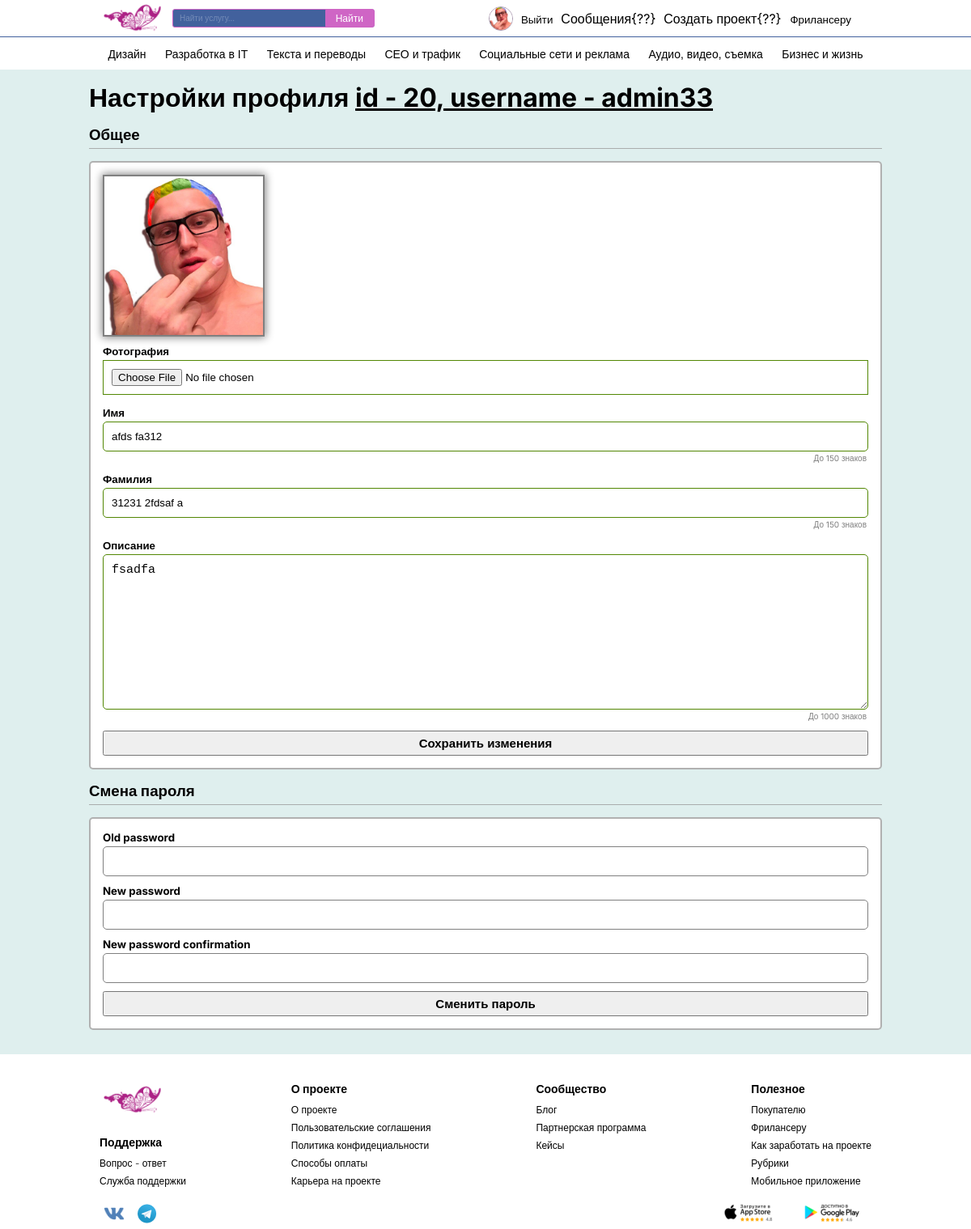
Page /users/myprofile/settings/ (signed in) on the committed database.
### usersApp/models.py (models this page shows)
class User(AbstractUser):
    avatar = models.ImageField(upload_to="avatars", null=False, default="avatars/avatar.png")
    description = models.CharField(max_length=1000, null=True)
    pass
    def __str__(self) -> str:
        return f"id - {self.id}, username - {self.username}"

### usersApp/views.py (the view, shortened to what this page needs)
# urls.py: path("myprofile/settings/", editProfileView.as_view(), name="user_settings"),
class editProfileView(View):
    template_name = 'usersApp/template/user_settings.html'
    @if_login
    def get(self, request):
        user = User.objects.get(username=request.user.username)
        context = {
            'MainSettingsForm':MainSettingsForm(initial={
                "first_name":user.first_name,
                "last_name":user.last_name,
                "description":user.description
                }),
            'ChangePasswordForm':ChangePasswordForm(user),
        }
        return render(request, self.template_name, context)

### usersApp/forms.py
class MainSettingsForm(forms.ModelForm):
    avatar = forms.ImageField(required=False, label='Фотография', widget=forms.FileInput(attrs={'class':'imgfield'}))
    first_name = forms.CharField(required=False, help_text='До 150 знаков', label='Имя', min_length=1, max_length=150, widget=forms.TextInput(attrs={"placeholder":'Имя'}))
    last_name = forms.CharField(required=False, help_text='До 150 знаков', label='Фамилия', min_length=1, max_length=150, widget=forms.TextInput(attrs={"placeholder":'Фамилия'}))
    description = forms.CharField(required=False, help_text='До 1000 знаков',label='Описание', min_length=1, max_length=1000, widget=forms.Textarea(attrs={"placeholder":'Описание'}))
    class Meta:
        model = User
        fields = ('avatar', 'first_name', 'last_name', 'description')

class ChangePasswordForm(PasswordChangeForm):
    class Meta:
        model = User
        fields = ('old_password',"new_password1","new_password2")

### tools.py (called while the page is built)
def if_login(func):
    def wrapper(*args, **kwargs) -> None:
        print(args)
        if args[1].user.is_authenticated:
            print('Реквест есть')
            result = func(*args,**kwargs)
            print('Обертка отработала')
            return result
        else: return redirect('login')
    return wrapper

### usersApp/template/user_settings.html (shortened to what this page needs)
{% extends 'mainApp/layout.html' %}
{% load static %}
{% block title %}
<link rel="stylesheet" href={% static "user_settings.css" %}>
{% endblock %}
{% block content %}
<div class="background">
    <div class="container">
        <h1>Настройки профиля <a href="{% url 'myprofile' %}">{{ user }}</a></h1>
        <h3>Общее</h3>
        <form action="" method='post' enctype="multipart/form-data">
            <img class='avatar' src="{{ user.avatar.url }}" alt="аватар">
            {% for field in MainSettingsForm%}
            <div class="input">
                <h5>{{ field.label }}</h5>
                {{ field }}
                <p>{{ field.help_text }}</p>
            </div>
            {% endfor%}
            <button>Сохранить изменения</button>
        </form>
        <h3>Смена пароля</h3>
        <form action="" method='post'>
            {% for field in ChangePasswordForm %}
            <div class="input">
                <h5>{{ field.label}}</h5>
                {{ field }}
            </div>
            {% endfor %}
            <button>Сменить пароль</button>
        </form>
    </div>
</div>
{% endblock %}

### mainApp/templates/mainApp/layout.html (shortened to what this page needs)
{% load static %}
<!DOCTYPE html>
<html lang="ru">
<head>
    <link rel="stylesheet" href={% static "mainApp\css\layout.css" %}>
    {% block title %}{% endblock %}
</head>
<body>
    <header class="header" id="burgerH">
        <div class="header1">
            <div class="header11">
                <div class="mainmenu">
                    <div class="mainlogosearch">
                        <div class="logo">
                            <a href="{% url 'main' %}"><img src={% static "mainApp/img/logo.png" %} alt="Logo"></a>
                        </div>
                        <div class="searchbox">
                            <form action="" class="search_bar">
                                <input type="text" placeholder="Найти услугу..." class="searchinput">
                                <button class="search_button">Найти</button>
                            </form>
                        </div>
                    </div>
                    <div class="mainbuttons" id="burger_menu1">
                        {% if user.is_authenticated %}
                        <div class="profilelinks">
                            <a href="{% url 'myprofile' %}" class="profilelink"><img class='userav' src="{{ user.avatar.url }}" alt="profile"></a>
                            <form action="{% url 'logout' %}" method="get"><button>Выйти</button></form>
                            <a href="{% url 'chat'%}">Сообщения{??}</a>
                            <a href="{% url "new_project" %}">Создать проект{??}</a>
                        </div>
                        {% else %}
                        <button class="signin_button" id="signin">Вход</button>
                        <button class="signup_button" id="signup">Регистрация</button>
                        {% endif %}
                        <a href="{% url 'freelancer' %}"><button class="frilancer_button">Фрилансеру</button></a>
                    </div>
                </div>
            </div>
        </div>
        <div class="header2" id="burger_menu2">
            <div class="header21">
                <div class="catalog">
                    <a href='/projects/design'><button class="catalog_button">Дизайн</button></a>
                    <a href='/projects/it-development'><button class="catalog_button">Разработка в IT</button></a>
                    <a href='/projects/write-job'><button class="catalog_button">Текста и переводы</button></a>
                    <a href='/projects/traffic'><button class="catalog_button">СЕО и трафик</button></a>
                    <a href='/projects/socials'><button class="catalog_button">Социальные сети и реклама</button></a>
                    <a href='/projects/motions-photo'><button class="catalog_button">Аудио, видео, съемка</button></a>
                    <a href='/projects/business'><button class="catalog_button">Бизнес и жизнь</button></a>
                </div>
            </div>
        </div>
    </header>
    {% block content %}{% endblock %}
    <footer class="footer">
        <div class="footer_main_b">
            <div class="footer_main_b_block">
                <div class="logo sdsd">
                    <img src={% static "mainApp/img/logo.png" %} alt="Logo">
                </div>
                <div class="footer_b_title">
                    <h4>Поддержка</h4>
                    <div class="fbtb">
                        <button class="fb">Вопрос - ответ</button>
                        <button class="fb">Служба поддержки</button>
                    </div>
                </div>
            </div>
            <div class="footer_main_b_block">
                <div class="footer_b_title">
                    <h4>О проекте</h4>
                    <div class="fbtb">
                        <button class="fb">О проекте</button>
                        <button class="fb">Пользовательские соглашения</button>
                        <button class="fb">Политика конфидециальности</button>
                        <button class="fb">Способы оплаты</button>
                        <button class="fb">Карьера на проекте</button>
                    </div>
                </div>
            </div>
            <div class="footer_main_b_block">
                <div class="footer_b_title">
                    <h4>Сообщество</h4>
                    <div class="fbtb">
                        <button class="fb">Блог</button>
                        <button class="fb">Партнерская программа</button>
                        <button class="fb">Кейсы</button>
                    </div>
                </div>
            </div>
            <div class="footer_main_b_block">
                <div class="footer_b_title">
                    <h4>Полезное</h4>
                    <div class="fbtb">
                        <button class="fb">Покупателю</button>
                        <button class="fb">Фрилансеру</button>
                        <button class="fb">Как заработать на проекте</button>
                        <button class="fb">Рубрики</button>
                        <button class="fb">Мобильное приложение</button>
                    </div>
                </div>
            </div>
        </div>
        <div class="footer_social_b">
            <div class="socials_bs">
                <button class="social_b">
                    <img src={% static "mainApp/img/pngwing.png" %} alt="VK" width="26px" height="26px">
                </button>
                <button class="social_b">
                    <img src={% static "mainApp/img/tg.png" %} alt="TG" width="26px" height="26px">
                </button>
            </div>
            <div class="store_bs">
                <button class="store_b">
                    <img src={% static "mainApp/img/appstore.png" %} alt="appstore" width="80px" height="27px">
                </button>
                <button class="store_b">
                    <img src={% static "mainApp/img/googlestore.png" %} alt="googlestore" width="80px" height="27px">
                </button>
            </div>
        </div>
    </footer>
</body>
</html>

### mainApp/static/mainApp/css/layout.css (style rules this page uses)
html { box-sizing: border-box; }
*, *::before, *::after { box-sizing: inherit; }
body { margin: 0 auto; font-family: 'Inter', sans-serif; font-weight: 400; }
:root { --pink-color: #CF65C5; --blue-color: #42619D; --black-color: #000000; --white-color: #FFFFFF; --gray-color: #D9D9D9; }
.userav { object-fit: cover; }
.header { margin: 0 auto; position: relative; z-index: 5; }
.header11 { width: 100%; max-width: 954px; }
.mainmenu { height: 100%; display: flex; justify-content: space-between; align-items: center; }
.searchinput::placeholder { color: #ffffff45; }
.frilancer_button { border: none; background-color: transparent; cursor: pointer; padding-bottom: 0; }
.header2 { display: flex; justify-content: center; }
.header21 { display: flex; justify-content: center; width: 954px; padding: 10px 0%; }
.footer { margin-top: 34px; display: flex; justify-content: center; flex-direction: column; align-items: center; width: 100%; }
.fbtb { display: flex; flex-direction: column; }
.fb { text-align: left; border: none; background-color: transparent; cursor: pointer; padding: 0px; margin-bottom: 7px; font-family: 'Inter', sans-serif; font-weight: 300; font-size: 12px; }
.social_b { border: none; background-color: transparent; cursor: pointer; width: 26px; height: 26px; padding: 0 0; margin: 0 5px; }
.store_b { border: none; background-color: transparent; cursor: pointer; padding: 0 0; margin: 0 10px; width: 75px; height: 27px; }

### usersApp/static/user_settings.css (style rules this page uses)
h1 { margin: 0; margin-bottom: 15px; }
h3 { margin: 0; border-bottom: 1px solid rgba(155, 155, 155, 0.781); padding-bottom: 5px; }
.background { background-color: rgba(80, 167, 164, 0.184); }
a { color: black; }
input::placeholder { color: black; }
.avatar { width: 200px; height: 200px; object-fit: cover; border: 2px solid gray; box-shadow: 0px 0px 10px 1px gray; }

### rows in the picture
User: avatar (picture), id+username "id - 20, username - admin33", MainSettingsForm "afds fa312" "31231 2fdsaf a" "fsadfa"

### other values in the picture
{{ field.label }} "Фотография" "Имя" "Фамилия" "Описание"
{{ field.help_text }} "До 150 знаков" "До 150 знаков" "До 1000 знаков"
{{ field.label }} "Old password" "New password" "New password confirmation"
